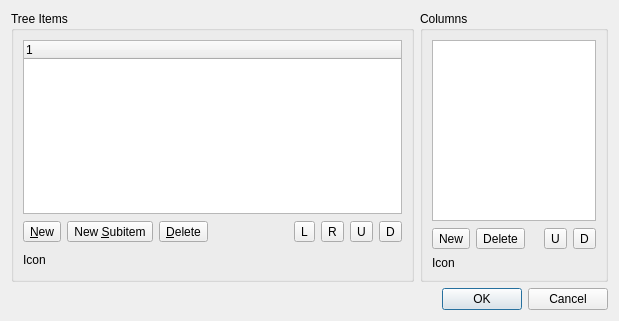
<ui version="4.0" >
 <comment>*********************************************************************
**
** Copyright (C) 2008 Nokia Corporation and/or its subsidiary(-ies).
** Contact: Qt Software Information (qt-info@nokia.com)
**
** This file is part of the Qt Designer of the Qt Toolkit.
**
** Commercial Usage
** Licensees holding valid Qt Commercial licenses may use this file in
** accordance with the Qt Commercial License Agreement provided with the
** Software or, alternatively, in accordance with the terms contained in
** a written agreement between you and Nokia.
**
**
** GNU General Public License Usage
** Alternatively, this file may be used under the terms of the GNU
** General Public License versions 2.0 or 3.0 as published by the Free
** Software Foundation and appearing in the file LICENSE.GPL included in
** the packaging of this file.  Please review the following information
** to ensure GNU General Public Licensing requirements will be met:
** http://www.fsf.org/licensing/licenses/info/GPLv2.html and
** http://www.gnu.org/copyleft/gpl.html.  In addition, as a special
** exception, Nokia gives you certain additional rights. These rights
** are described in the Nokia Qt GPL Exception version 1.3, included in
** the file GPL_EXCEPTION.txt in this package.
**
** Qt for Windows(R) Licensees
** As a special exception, Nokia, as the sole copyright holder for Qt
** Designer, grants users of the Qt/Eclipse Integration plug-in the
** right for the Qt/Eclipse Integration to link to functionality
** provided by Qt Designer and its related libraries.
**
** If you are unsure which license is appropriate for your use, please
** contact the sales department at qt-sales@nokia.com.
**
*********************************************************************</comment>
 <class>qdesigner_internal::TreeWidgetEditor</class>
 <widget class="QDialog" name="qdesigner_internal::TreeWidgetEditor" >
  <property name="geometry" >
   <rect>
    <x>0</x>
    <y>0</y>
    <width>619</width>
    <height>321</height>
   </rect>
  </property>
  <property name="windowTitle" >
   <string>Edit Tree Widget</string>
  </property>
  <layout class="QGridLayout" name="gridLayout_3" >
   <item row="0" column="0" >
    <widget class="QGroupBox" name="itemsBox" >
     <property name="title" >
      <string>Tree Items</string>
     </property>
     <layout class="QGridLayout" name="gridLayout" >
      <item row="0" column="0" >
       <widget class="QTreeWidget" name="treeWidget" >
        <property name="focusPolicy" >
         <enum>Qt::TabFocus</enum>
        </property>
        <property name="toolTip" >
         <string>Tree Items</string>
        </property>
        <column>
         <property name="text" >
          <string>1</string>
         </property>
        </column>
       </widget>
      </item>
      <item row="1" column="0" >
       <layout class="QHBoxLayout" name="horizontalLayout_4" >
        <item>
         <widget class="QToolButton" name="newItemButton" >
          <property name="toolTip" >
           <string>New Item</string>
          </property>
          <property name="text" >
           <string>&amp;New</string>
          </property>
         </widget>
        </item>
        <item>
         <widget class="QToolButton" name="newSubItemButton" >
          <property name="toolTip" >
           <string>New Subitem</string>
          </property>
          <property name="text" >
           <string>New &amp;Subitem</string>
          </property>
         </widget>
        </item>
        <item>
         <widget class="QToolButton" name="deleteItemButton" >
          <property name="toolTip" >
           <string>Delete Item</string>
          </property>
          <property name="text" >
           <string>&amp;Delete</string>
          </property>
         </widget>
        </item>
        <item>
         <spacer>
          <property name="orientation" >
           <enum>Qt::Horizontal</enum>
          </property>
          <property name="sizeHint" stdset="0" >
           <size>
            <width>28</width>
            <height>23</height>
           </size>
          </property>
         </spacer>
        </item>
        <item>
         <widget class="QToolButton" name="moveItemLeftButton" >
          <property name="toolTip" >
           <string>Move Item Left (before Parent Item)</string>
          </property>
          <property name="text" >
           <string>L</string>
          </property>
         </widget>
        </item>
        <item>
         <widget class="QToolButton" name="moveItemRightButton" >
          <property name="toolTip" >
           <string>Move Item Right (as a First Subitem of the Next Sibling Item)</string>
          </property>
          <property name="text" >
           <string>R</string>
          </property>
         </widget>
        </item>
        <item>
         <widget class="QToolButton" name="moveItemUpButton" >
          <property name="toolTip" >
           <string>Move Item Up</string>
          </property>
          <property name="text" >
           <string>U</string>
          </property>
         </widget>
        </item>
        <item>
         <widget class="QToolButton" name="moveItemDownButton" >
          <property name="toolTip" >
           <string>Move Item Down</string>
          </property>
          <property name="text" >
           <string>D</string>
          </property>
         </widget>
        </item>
       </layout>
      </item>
      <item row="2" column="0" >
       <layout class="QHBoxLayout" name="horizontalLayout_2" >
        <item>
         <widget class="QLabel" name="label_2" >
          <property name="text" >
           <string>Icon</string>
          </property>
         </widget>
        </item>
        <item>
         <widget class="qdesigner_internal::IconSelector" native="1" name="itemIconSelector" />
        </item>
        <item>
         <spacer name="horizontalSpacer" >
          <property name="orientation" >
           <enum>Qt::Horizontal</enum>
          </property>
          <property name="sizeHint" stdset="0" >
           <size>
            <width>288</width>
            <height>21</height>
           </size>
          </property>
         </spacer>
        </item>
       </layout>
      </item>
     </layout>
    </widget>
   </item>
   <item row="0" column="1" >
    <widget class="QGroupBox" name="columnsBox" >
     <property name="sizePolicy" >
      <sizepolicy vsizetype="Preferred" hsizetype="Fixed" >
       <horstretch>0</horstretch>
       <verstretch>0</verstretch>
      </sizepolicy>
     </property>
     <property name="title" >
      <string>Columns</string>
     </property>
     <layout class="QGridLayout" name="gridLayout_2" >
      <item row="0" column="0" >
       <widget class="QListWidget" name="listWidget" >
        <property name="sizePolicy" >
         <sizepolicy vsizetype="Expanding" hsizetype="Ignored" >
          <horstretch>0</horstretch>
          <verstretch>0</verstretch>
         </sizepolicy>
        </property>
        <property name="focusPolicy" >
         <enum>Qt::TabFocus</enum>
        </property>
        <property name="toolTip" >
         <string>Tree Columns</string>
        </property>
       </widget>
      </item>
      <item row="1" column="0" >
       <layout class="QHBoxLayout" name="horizontalLayout_3" >
        <item>
         <widget class="QToolButton" name="newColumnButton" >
          <property name="toolTip" >
           <string>New Column</string>
          </property>
          <property name="text" >
           <string>New</string>
          </property>
         </widget>
        </item>
        <item>
         <widget class="QToolButton" name="deleteColumnButton" >
          <property name="toolTip" >
           <string>Delete Column</string>
          </property>
          <property name="text" >
           <string>Delete</string>
          </property>
         </widget>
        </item>
        <item>
         <spacer>
          <property name="orientation" >
           <enum>Qt::Horizontal</enum>
          </property>
          <property name="sizeHint" stdset="0" >
           <size>
            <width>13</width>
            <height>23</height>
           </size>
          </property>
         </spacer>
        </item>
        <item>
         <widget class="QToolButton" name="moveColumnUpButton" >
          <property name="toolTip" >
           <string>Move Column Up</string>
          </property>
          <property name="text" >
           <string>U</string>
          </property>
         </widget>
        </item>
        <item>
         <widget class="QToolButton" name="moveColumnDownButton" >
          <property name="toolTip" >
           <string>Move Column Down</string>
          </property>
          <property name="text" >
           <string>D</string>
          </property>
         </widget>
        </item>
       </layout>
      </item>
      <item row="2" column="0" >
       <layout class="QHBoxLayout" name="horizontalLayout" >
        <item>
         <widget class="QLabel" name="label" >
          <property name="text" >
           <string>Icon</string>
          </property>
         </widget>
        </item>
        <item>
         <widget class="qdesigner_internal::IconSelector" native="1" name="columnIconSelector" />
        </item>
        <item>
         <spacer>
          <property name="orientation" >
           <enum>Qt::Horizontal</enum>
          </property>
          <property name="sizeHint" stdset="0" >
           <size>
            <width>0</width>
            <height>10</height>
           </size>
          </property>
         </spacer>
        </item>
       </layout>
      </item>
     </layout>
    </widget>
   </item>
   <item row="1" column="0" colspan="2" >
    <widget class="QDialogButtonBox" name="buttonBox" >
     <property name="orientation" >
      <enum>Qt::Horizontal</enum>
     </property>
     <property name="standardButtons" >
      <set>QDialogButtonBox::Cancel|QDialogButtonBox::Ok</set>
     </property>
    </widget>
   </item>
  </layout>
 </widget>
 <customwidgets>
  <customwidget>
   <class>qdesigner_internal::IconSelector</class>
   <extends>QWidget</extends>
   <header>iconselector_p.h</header>
   <container>1</container>
  </customwidget>
 </customwidgets>
 <tabstops>
  <tabstop>treeWidget</tabstop>
  <tabstop>newItemButton</tabstop>
  <tabstop>newSubItemButton</tabstop>
  <tabstop>deleteItemButton</tabstop>
  <tabstop>moveItemLeftButton</tabstop>
  <tabstop>moveItemRightButton</tabstop>
  <tabstop>moveItemUpButton</tabstop>
  <tabstop>moveItemDownButton</tabstop>
  <tabstop>listWidget</tabstop>
  <tabstop>newColumnButton</tabstop>
  <tabstop>deleteColumnButton</tabstop>
  <tabstop>moveColumnUpButton</tabstop>
  <tabstop>moveColumnDownButton</tabstop>
 </tabstops>
 <resources/>
 <connections>
  <connection>
   <sender>buttonBox</sender>
   <signal>accepted()</signal>
   <receiver>qdesigner_internal::TreeWidgetEditor</receiver>
   <slot>accept()</slot>
   <hints>
    <hint type="sourcelabel" >
     <x>450</x>
     <y>259</y>
    </hint>
    <hint type="destinationlabel" >
     <x>292</x>
     <y>272</y>
    </hint>
   </hints>
  </connection>
  <connection>
   <sender>buttonBox</sender>
   <signal>rejected()</signal>
   <receiver>qdesigner_internal::TreeWidgetEditor</receiver>
   <slot>reject()</slot>
   <hints>
    <hint type="sourcelabel" >
     <x>539</x>
     <y>266</y>
    </hint>
    <hint type="destinationlabel" >
     <x>556</x>
     <y>275</y>
    </hint>
   </hints>
  </connection>
 </connections>
</ui>
